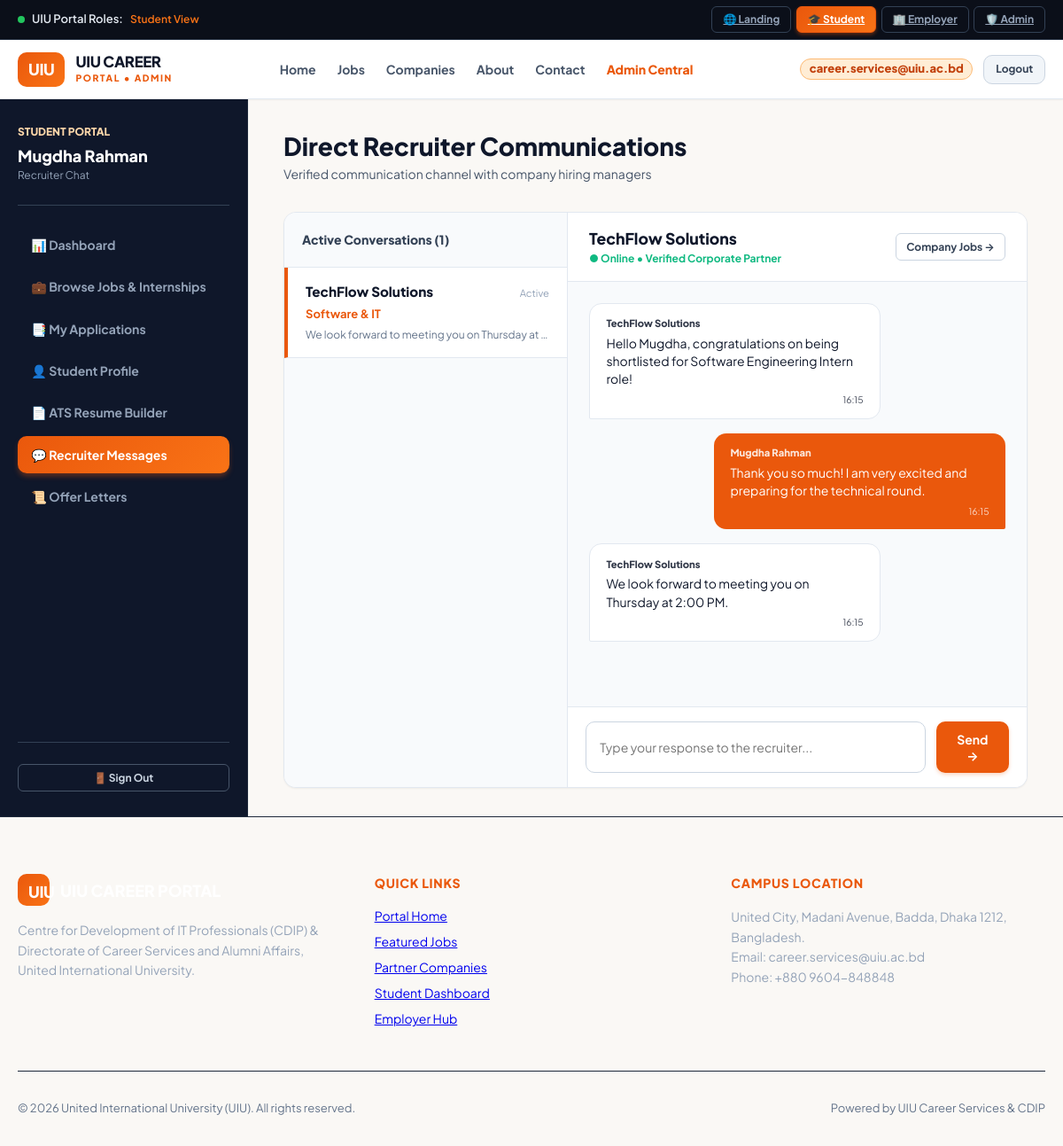
The page /student/chat.php (signed in) on the database its author committed.
### tables this page shows
CREATE TABLE `conversations` (
  `id` INT AUTO_INCREMENT PRIMARY KEY,
  `student_id` INT NOT NULL,
  `company_id` INT NOT NULL,
  `last_message` TEXT,
  `last_message_at` TIMESTAMP DEFAULT CURRENT_TIMESTAMP,
  FOREIGN KEY (`student_id`) REFERENCES `students`(`id`) ON DELETE CASCADE,
  FOREIGN KEY (`company_id`) REFERENCES `companies`(`id`) ON DELETE CASCADE
);

CREATE TABLE `companies` (
  `id` INT AUTO_INCREMENT PRIMARY KEY,
  `user_id` INT NULL UNIQUE,
  `name` VARCHAR(150) NOT NULL,
  `sector` VARCHAR(100) NOT NULL,
  `industry` VARCHAR(100) NOT NULL,
  `location` VARCHAR(150) NOT NULL,
  `website` VARCHAR(255) NOT NULL,
  `email` VARCHAR(150) NOT NULL,
  `phone` VARCHAR(50) NOT NULL,
  `description` TEXT,
  `verified` TINYINT(1) DEFAULT 0,
  `status` ENUM('Verified', 'Pending', 'Rejected') DEFAULT 'Pending',
  `health_score` INT DEFAULT 90,
  `logo` VARCHAR(255) DEFAULT 'default-company.png',
  `created_at` TIMESTAMP DEFAULT CURRENT_TIMESTAMP
);

CREATE TABLE `messages` (
  `id` INT AUTO_INCREMENT PRIMARY KEY,
  `conversation_id` INT NOT NULL,
  `sender_type` ENUM('student', 'company') NOT NULL,
  `sender_name` VARCHAR(150) NOT NULL,
  `message_text` TEXT NOT NULL,
  `created_at` TIMESTAMP DEFAULT CURRENT_TIMESTAMP,
  FOREIGN KEY (`conversation_id`) REFERENCES `conversations`(`id`) ON DELETE CASCADE
);

### includes/functions.php (called while the page is built, shortened)
<?php
function get_app_root() {
    $script_dir = str_replace('\\', '/', dirname($_SERVER['SCRIPT_NAME'] ?? ''));
    $app_root = preg_replace('#/(student|company|admin|guest|api|includes|config|src)$#i', '', $script_dir);
    if ($app_root === '/' || $app_root === '') {
        return '';
    }
    return rtrim($app_root, '/');
}

### student/chat.php (the view, shortened to what this page needs)
<?php
require_once __DIR__ . '/../includes/functions.php';
$user = current_user();
$pdo = get_db_connection();
$student_id = $user['profile']['id'] ?? 1;
$conversations = [];
$active_conv_id = (int)($_GET['conv_id'] ?? 0);
$messages = [];
$active_company = null;
if ($pdo) {
    try {
        $cStmt = $pdo->prepare("
            SELECT c.*, comp.name as company_name, comp.sector as company_sector, comp.logo as company_logo
            FROM conversations c
            JOIN companies comp ON c.company_id = comp.id
            WHERE c.student_id = ?
            ORDER BY c.last_message_at DESC
        ");
        $cStmt->execute([$student_id]);
        $conversations = $cStmt->fetchAll();
        if (empty($active_conv_id) && !empty($conversations)) {
            $active_conv_id = (int)$conversations[0]['id'];
        }
        if ($active_conv_id > 0) {
            $mStmt = $pdo->prepare("
                SELECT * FROM messages
                WHERE conversation_id = ?
                ORDER BY created_at ASC
            ");
            $mStmt->execute([$active_conv_id]);
            $messages = $mStmt->fetchAll();
            foreach ($conversations as $c) {
                if ($c['id'] == $active_conv_id) {
                    $active_company = $c;
                    break;
                }
            }
        }
    } catch (Exception $e) {
        error_log("Error in student/chat.php: " . $e->getMessage());
    }
}
require_once __DIR__ . '/../includes/header.php';
require_once __DIR__ . '/../includes/navbar.php';
?>
<div class="portal-layout">
  <aside class="portal-sidebar">
    <div>
      <div class="sidebar-brand">
        <div style="font-size: 0.75rem; text-transform: uppercase; font-weight: 800; color: #fed7aa;">Student Portal</div>
        <div style="font-size: 1.125rem; font-weight: 900; color: #ffffff; margin-top: 0.2rem;">Mugdha Rahman</div>
        <div style="font-size: 0.75rem; color: #94a3b8;">Recruiter Chat</div>
      </div>
      <ul class="sidebar-menu">
        <li><a href="<?= $app_root ?>/student/dashboard.php" class="sidebar-link">📊 Dashboard</a></li>
        <li><a href="<?= $app_root ?>/student/jobs.php" class="sidebar-link">💼 Browse Jobs & Internships</a></li>
        <li><a href="<?= $app_root ?>/student/applications.php" class="sidebar-link">📑 My Applications</a></li>
        <li><a href="<?= $app_root ?>/student/profile.php" class="sidebar-link">👤 Student Profile</a></li>
        <li><a href="<?= $app_root ?>/student/resume_builder.php" class="sidebar-link">📄 ATS Resume Builder</a></li>
        <li><a href="<?= $app_root ?>/student/chat.php" class="sidebar-link active">💬 Recruiter Messages</a></li>
        <li><a href="<?= $app_root ?>/student/offer_letter.php" class="sidebar-link">📜 Offer Letters</a></li>
      </ul>
    </div>
    <div style="padding-top: 1.5rem; border-top: 1px solid #334155;">
      <a href="<?= $app_root ?>/logout.php" class="btn btn-outline btn-sm" style="width: 100%; color: #cbd5e1; border-color: #475569;">
        🚪 Sign Out
      </a>
    </div>
  </aside>
  <main class="portal-main">
    <div class="topbar">
      <div>
        <h1 class="topbar-title">Direct Recruiter Communications</h1>
        <p style="color: var(--slate-600); font-size: 0.875rem;">Verified communication channel with company hiring managers</p>
      </div>
    </div>
    <div class="chat-container">
      <div class="chat-sidebar">
        <div style="padding: 1.25rem; border-bottom: 1px solid var(--slate-200); font-weight: 800; font-size: 0.875rem; color: var(--slate-700);">
          Active Conversations (<?= count($conversations) ?>)
        </div>
        <div style="overflow-y: auto; flex: 1;">
          <?php foreach ($conversations as $c): ?>
            <a href="<?= $app_root ?>/student/chat.php?conv_id=<?= $c['id'] ?>" class="chat-thread <?= ($c['id'] == $active_conv_id) ? 'active' : '' ?>" style="text-decoration: none; display: block; color: inherit;">
              <div style="display: flex; justify-content: space-between; align-items: baseline; margin-bottom: 0.25rem;">
                <span style="font-weight: 800; font-size: 0.95rem; color: var(--slate-900);"><?= htmlspecialchars($c['company_name']) ?></span>
                <span style="font-size: 0.7rem; color: var(--slate-400);">Active</span>
              </div>
              <div style="font-size: 0.8125rem; color: var(--primary); font-weight: 700; margin-bottom: 0.25rem;">
                <?= htmlspecialchars($c['company_sector'] ?? 'Partner Employer') ?>
              </div>
              <p style="font-size: 0.75rem; color: var(--slate-500); overflow: hidden; text-overflow: ellipsis; white-space: nowrap;">
                <?= htmlspecialchars($c['last_message'] ?? 'Click to start conversation') ?>
              </p>
            </a>
          <?php endforeach; ?>
        </div>
      </div>
      <div class="chat-main">
        <?php if ($active_company): ?>
          <div class="chat-header">
            <div>
              <div style="font-weight: 900; font-size: 1.1rem; color: var(--slate-900);"><?= htmlspecialchars($active_company['company_name']) ?></div>
              <div style="font-size: 0.75rem; color: #10b981; font-weight: 700;">● Online • Verified Corporate Partner</div>
            </div>
            <a href="<?= $app_root ?>/student/jobs.php" class="btn btn-outline btn-sm">Company Jobs &rarr;</a>
          </div>
          <div class="chat-messages" id="chat-messages-box">
            <?php foreach ($messages as $m): ?>
              <?php $isMe = ($m['sender_type'] === 'student'); ?>
              <div class="chat-bubble <?= $isMe ? 'sent' : 'received' ?>">
                <div style="font-size: 0.7rem; font-weight: 800; opacity: 0.85; margin-bottom: 0.25rem;">
                  <?= htmlspecialchars($m['sender_name']) ?>
                </div>
                <div><?= htmlspecialchars($m['message_text']) ?></div>
                <div style="font-size: 0.65rem; opacity: 0.75; text-align: right; margin-top: 0.35rem;">
                  <?= htmlspecialchars(substr($m['created_at'], 11, 5)) ?>
                </div>
              </div>
            <?php endforeach; ?>
          </div>
          <form method="POST" action="<?= $app_root ?>/student/chat.php?conv_id=<?= $active_conv_id ?>" class="chat-input-bar" id="chat-form">
            <input type="text" name="message_text" id="chat-input" class="form-control" placeholder="Type your response to the recruiter..." required autocomplete="off">
            <button type="submit" class="btn btn-primary" style="padding: 0.65rem 1.25rem;">
              Send &rarr;
            </button>
          </form>
        <?php else: ?>
          <div style="display: flex; align-items: center; justify-content: center; height: 100%; color: var(--slate-400);">
            Select a conversation on the left to start chatting.
          </div>
        <?php endif; ?>
      </div>
    </div>
  </main>
</div>
<?php require_once __DIR__ . '/../includes/footer.php'; ?>

### rows shown on the page
conversations: company.name "TechFlow Solutions", company.sector "Software & IT", last_message "We look forward to meeting you on Thursday at…"
messages: sender_name "TechFlow Solutions", message_text "Hello Mugdha, congratulations on being shortlisted for Software Engineering Intern role!", created_at "16:15"
messages: sender_name "Mugdha Rahman", message_text "Thank you so much! I am very excited and preparing for the technical round.", created_at "16:15"
messages: sender_name "TechFlow Solutions", message_text "We look forward to meeting you on Thursday at 2:00 PM.", created_at "16:15"

### other values the page prints
$active_role_section "Student"
$current_role "ADMIN"
$user['name'] "career.services@uiu.ac.bd"
count($conversations) "1"
